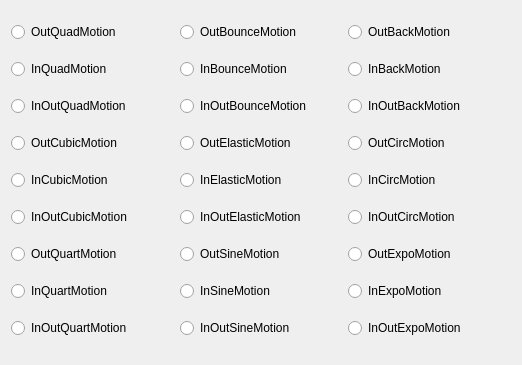
<?xml version="1.0" encoding="UTF-8"?>
<ui version="4.0">
 <class>Motion</class>
 <widget class="QWidget" name="Motion">
  <property name="geometry">
   <rect>
    <x>0</x>
    <y>0</y>
    <width>522</width>
    <height>365</height>
   </rect>
  </property>
  <property name="windowTitle">
   <string>Motion</string>
  </property>
  <layout class="QHBoxLayout" name="horizontalLayout">
   <item>
    <layout class="QGridLayout" name="gridLayout">
     <item row="0" column="0">
      <widget class="QRadioButton" name="radioButton">
       <property name="text">
        <string>OutQuadMotion</string>
       </property>
      </widget>
     </item>
     <item row="0" column="1">
      <widget class="QRadioButton" name="radioButton_11">
       <property name="text">
        <string>OutBounceMotion</string>
       </property>
      </widget>
     </item>
     <item row="0" column="2">
      <widget class="QRadioButton" name="radioButton_22">
       <property name="text">
        <string>OutBackMotion</string>
       </property>
      </widget>
     </item>
     <item row="1" column="0">
      <widget class="QRadioButton" name="radioButton_2">
       <property name="text">
        <string>InQuadMotion</string>
       </property>
      </widget>
     </item>
     <item row="1" column="1">
      <widget class="QRadioButton" name="radioButton_14">
       <property name="text">
        <string>InBounceMotion</string>
       </property>
      </widget>
     </item>
     <item row="1" column="2">
      <widget class="QRadioButton" name="radioButton_25">
       <property name="text">
        <string>InBackMotion</string>
       </property>
      </widget>
     </item>
     <item row="2" column="0">
      <widget class="QRadioButton" name="radioButton_3">
       <property name="text">
        <string>InOutQuadMotion</string>
       </property>
      </widget>
     </item>
     <item row="2" column="1">
      <widget class="QRadioButton" name="radioButton_12">
       <property name="text">
        <string>InOutBounceMotion</string>
       </property>
      </widget>
     </item>
     <item row="2" column="2">
      <widget class="QRadioButton" name="radioButton_23">
       <property name="text">
        <string>InOutBackMotion</string>
       </property>
      </widget>
     </item>
     <item row="3" column="0">
      <widget class="QRadioButton" name="radioButton_4">
       <property name="text">
        <string>OutCubicMotion</string>
       </property>
      </widget>
     </item>
     <item row="3" column="1">
      <widget class="QRadioButton" name="radioButton_16">
       <property name="text">
        <string>OutElasticMotion</string>
       </property>
      </widget>
     </item>
     <item row="3" column="2">
      <widget class="QRadioButton" name="radioButton_21">
       <property name="text">
        <string>OutCircMotion</string>
       </property>
      </widget>
     </item>
     <item row="4" column="0">
      <widget class="QRadioButton" name="radioButton_5">
       <property name="text">
        <string>InCubicMotion</string>
       </property>
      </widget>
     </item>
     <item row="4" column="1">
      <widget class="QRadioButton" name="radioButton_18">
       <property name="text">
        <string>InElasticMotion</string>
       </property>
      </widget>
     </item>
     <item row="4" column="2">
      <widget class="QRadioButton" name="radioButton_19">
       <property name="text">
        <string>InCircMotion</string>
       </property>
      </widget>
     </item>
     <item row="5" column="0">
      <widget class="QRadioButton" name="radioButton_6">
       <property name="text">
        <string>InOutCubicMotion</string>
       </property>
      </widget>
     </item>
     <item row="5" column="1">
      <widget class="QRadioButton" name="radioButton_13">
       <property name="text">
        <string>InOutElasticMotion</string>
       </property>
      </widget>
     </item>
     <item row="5" column="2">
      <widget class="QRadioButton" name="radioButton_24">
       <property name="text">
        <string>InOutCircMotion</string>
       </property>
      </widget>
     </item>
     <item row="6" column="0">
      <widget class="QRadioButton" name="radioButton_7">
       <property name="text">
        <string>OutQuartMotion</string>
       </property>
      </widget>
     </item>
     <item row="6" column="1">
      <widget class="QRadioButton" name="radioButton_15">
       <property name="text">
        <string>OutSineMotion</string>
       </property>
      </widget>
     </item>
     <item row="6" column="2">
      <widget class="QRadioButton" name="radioButton_20">
       <property name="text">
        <string>OutExpoMotion</string>
       </property>
      </widget>
     </item>
     <item row="7" column="0">
      <widget class="QRadioButton" name="radioButton_8">
       <property name="text">
        <string>InQuartMotion</string>
       </property>
      </widget>
     </item>
     <item row="7" column="1">
      <widget class="QRadioButton" name="radioButton_17">
       <property name="text">
        <string>InSineMotion</string>
       </property>
      </widget>
     </item>
     <item row="7" column="2">
      <widget class="QRadioButton" name="radioButton_26">
       <property name="text">
        <string>InExpoMotion</string>
       </property>
      </widget>
     </item>
     <item row="8" column="0">
      <widget class="QRadioButton" name="radioButton_9">
       <property name="text">
        <string>InOutQuartMotion</string>
       </property>
      </widget>
     </item>
     <item row="8" column="1">
      <widget class="QRadioButton" name="radioButton_10">
       <property name="text">
        <string>InOutSineMotion</string>
       </property>
      </widget>
     </item>
     <item row="8" column="2">
      <widget class="QRadioButton" name="radioButton_27">
       <property name="text">
        <string>InOutExpoMotion</string>
       </property>
      </widget>
     </item>
    </layout>
   </item>
  </layout>
 </widget>
 <layoutdefault spacing="6" margin="11"/>
 <resources/>
 <connections/>
</ui>
